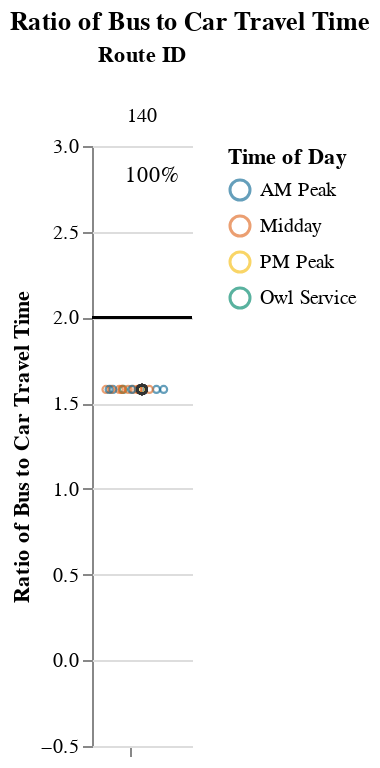
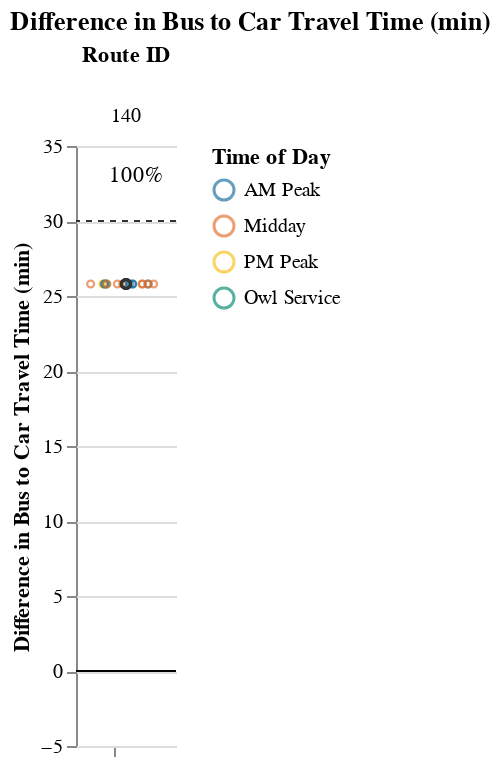

These figures' notebook cell, in order:
### Markdown cell above
### Medium Routes (1-1.5 hrs)

### Code cell
route_group = "medium"
try:
    display_charts_for_route_group(df, route_group)
except:
    print("No routes meet this criteria.")

### Figure 1 — Vega-Lite specification as saved in the notebook (floating-point values rounded to 4 significant figures)
{"config": {"view": {"continuousWidth": 400, "continuousHeight": 300, "stroke": null}, "facet": {"spacing": 0}}, "data": {"name": "data-ae5d03b84555dd7d5667ff965b2fc56e"}, "facet": {"column": {"field": "route_id", "sort": ["140"], "title": "Route ID", "type": "nominal"}}, "spec": {"layer": [{"mark": "rule", "encoding": {"color": {"value": "black"}, "y": {"field": "cutoff", "type": "quantitative"}}, "selection": {"selector001": {"type": "interval", "bind": "scales", "encodings": ["x", "y"]}}}, {"mark": {"type": "point", "opacity": 0.65, "size": 12, "strokeWidth": 1.1}, "encoding": {"color": {"field": "time_of_day", "scale": {"range": ["#136C97", "#E16B26", "#F6BF16", "#00896B", "#7790A3", "#5B559C"]}, "sort": ["AM Peak", "Midday", "PM Peak", "Owl Service"], "title": "Time of Day", "type": "nominal"}, "tooltip": [{"field": "route_id", "type": "nominal"}, {"field": "route_name", "type": "nominal"}, {"field": "trip_id", "type": "nominal"}, {"field": "service_hours", "type": "quantitative"}, {"field": "car_duration_hours", "type": "quantitative"}, {"field": "bus_multiplier", "type": "quantitative"}, {"field": "bus_difference", "type": "quantitative"}, {"field": "num_trips", "type": "quantitative"}, {"field": "num_competitive", "type": "quantitative"}, {"field": "pct_trips_competitive", "type": "quantitative"}, {"field": "p25", "type": "quantitative"}, {"field": "p50", "type": "quantitative"}, {"field": "p75", "type": "quantitative"}], "x": {"axis": {"grid": false, "labels": false, "ticks": true, "values": [0]}, "field": "jitter", "scale": {}, "title": null, "type": "quantitative"}, "y": {"field": "bus_multiplier", "scale": {"domain": [-0.25, 3.0]}, "title": "Ratio of Bus to Car Travel Time", "type": "quantitative"}}, "transform": [{"calculate": "sqrt(-2*log(random()))*cos(2*PI*random())", "as": "jitter"}], "width": 50}, {"layer": [{"mark": {"type": "point", "opacity": 0.6, "size": 20, "strokeWidth": 1.3}, "encoding": {"color": {"value": "#323434"}, "y": {"field": "bus_multiplier", "type": "quantitative"}}, "transform": [{"filter": "(datum.p50_trip === 1)"}]}, {"mark": {"type": "text", "align": "center", "baseline": "middle"}, "encoding": {"color": {"value": "black"}, "text": {"field": "pct_trips_competitive", "format": ".0%", "type": "quantitative"}, "tooltip": [{"field": "route_id", "type": "nominal"}, {"field": "route_name", "type": "nominal"}, {"field": "trip_id", "type": "nominal"}, {"field": "service_hours", "type": "quantitative"}, {"field": "car_duration_hours", "type": "quantitative"}, {"field": "bus_multiplier", "type": "quantitative"}, {"field": "bus_difference", "type": "quantitative"}, {"field": "num_trips", "type": "quantitative"}, {"field": "num_competitive", "type": "quantitative"}, {"field": "pct_trips_competitive", "type": "quantitative"}, {"field": "p25", "type": "quantitative"}, {"field": "p50", "type": "quantitative"}, {"field": "p75", "type": "quantitative"}], "x": {"value": 30}, "y": {"value": 15}}, "transform": [{"calculate": "sqrt(-2*log(random()))*cos(2*PI*random())", "as": "jitter"}, {"filter": "(datum.fastest_trip === 1)"}]}]}]}, "resolve": {"scale": {"y": "shared"}}, "title": "Ratio of Bus to Car Travel Time", "$schema": "https://vega.github.io/schema/vega-lite/v4.17.0.json", "datasets": {"data-ae5d03b84555dd7d5667ff965b2fc56e": [{"calitp_itp_id": 162, "trip_key": -7441048457027491372, "trip_id": "t_701154_b_486_tn_0", "shape_id": "p_2592", "route_id": "140", "service_hours": 1.17, "trip_first_departure_ts": 58500, "trip_last_arrival_ts": 62700, "departure_hour": 16, "time_of_day": "Midday", "p25": 1.17, "p50": 1.17, "p75": 1.17, "p50_trip": 1, "fastest_trip": 0, "car_duration_hours": 0.74, "competitive_route": 1, "bus_multiplier": 1.58, "bus_difference": 25.8, "num_trips": 18, "num_competitive": 18, "pct_trips_competitive": 1.0, "bus_difference_spread": 0.0, "route_group": "medium", "max_trip_hrs": 1.17, "max_trip_route_group": 1.17, "below_cutoff": 18, "pct_below_cutoff": 1.0, "name": "Lassen Transit Service Agency", "caltrans_district": "02 - Redding", "drmt_organization_name": null, "route_name": "Regional - Red Bluff, Los Molinos, Gerber", "cutoff2": 30, "cutoff": 2}, {"calitp_itp_id": 162, "trip_key": -6655135641420223528, "trip_id": "t_701159_b_486_tn_0", "shape_id": "p_2590", "route_id": "140", "service_hours": 1.17, "trip_first_departure_ts": 58500, "trip_last_arrival_ts": 62700, "departure_hour": 16, "time_of_day": "Midday", "p25": 1.17, "p50": 1.17, "p75": 1.17, "p50_trip": 1, "fastest_trip": 0, "car_duration_hours": 0.74, "competitive_route": 1, "bus_multiplier": 1.58, "bus_difference": 25.8, "num_trips": 18, "num_competitive": 18, "pct_trips_competitive": 1.0, "bus_difference_spread": 0.0, "route_group": "medium", "max_trip_hrs": 1.17, "max_trip_route_group": 1.17, "below_cutoff": 18, "pct_below_cutoff": 1.0, "name": "Lassen Transit Service Agency", "caltrans_district": "02 - Redding", "drmt_organization_name": null, "route_name": "Regional - Red Bluff, Los Molinos, Gerber", "cutoff2": 30, "cutoff": 2}, {"calitp_itp_id": 162, "trip_key": 163123633730246985, "trip_id": "t_43182_b_486_tn_0", "shape_id": "p_2590", "route_id": "140", "service_hours": 1.17, "trip_first_departure_ts": 27000, "trip_last_arrival_ts": 31200, "departure_hour": 7, "time_of_day": "AM Peak", "p25": 1.17, "p50": 1.17, "p75": 1.17, "p50_trip": 1, "fastest_trip": 0, "car_duration_hours": 0.74, "competitive_route": 1, "bus_multiplier": 1.58, "bus_difference": 25.8, "num_trips": 18, "num_competitive": 18, "pct_trips_competitive": 1.0, "bus_difference_spread": 0.0, "route_group": "medium", "max_trip_hrs": 1.17, "max_trip_route_group": 1.17, "below_cutoff": 18, "pct_below_cutoff": 1.0, "name": "Lassen Transit Service Agency", "caltrans_district": "02 - Redding", "drmt_organization_name": null, "route_name": "Regional - Red Bluff, Los Molinos, Gerber", "cutoff2": 30, "cutoff": 2}, {"calitp_itp_id": 162, "trip_key": -7451064904626647667, "trip_id": "t_65615_b_486_tn_0", "shape_id": "p_2590", "route_id": "140", "service_hours": 1.17, "trip_first_departure_ts": 35400, "trip_last_arrival_ts": 39600, "departure_hour": 9, "time_of_day": "AM Peak", "p25": 1.17, "p50": 1.17, "p75": 1.17, "p50_trip": 1, "fastest_trip": 0, "car_duration_hours": 0.74, "competitive_route": 1, "bus_multiplier": 1.58, "bus_difference": 25.8, "num_trips": 18, "num_competitive": 18, "pct_trips_competitive": 1.0, "bus_difference_spread": 0.0, "route_group": "medium", "max_trip_hrs": 1.17, "max_trip_route_group": 1.17, "below_cutoff": 18, "pct_below_cutoff": 1.0, "name": "Lassen Transit Service Agency", "caltrans_district": "02 - Redding", "drmt_organization_name": null, "route_name": "Regional - Red Bluff, Los Molinos, Gerber", "cutoff2": 30, "cutoff": 2}, {"calitp_itp_id": 162, "trip_key": -148586347677838749, "trip_id": "t_52898_b_486_tn_0", "shape_id": "p_2590", "route_id": "140", "service_hours": 1.17, "trip_first_departure_ts": 39600, "trip_last_arrival_ts": 43800, "departure_hour": 11, "time_of_day": "Midday", "p25": 1.17, "p50": 1.17, "p75": 1.17, "p50_trip": 1, "fastest_trip": 0, "car_duration_hours": 0.74, "competitive_route": 1, "bus_multiplier": 1.58, "bus_difference": 25.8, "num_trips": 18, "num_competitive": 18, "pct_trips_competitive": 1.0, "bus_difference_spread": 0.0, "route_group": "medium", "max_trip_hrs": 1.17, "max_trip_route_group": 1.17, "below_cutoff": 18, "pct_below_cutoff": 1.0, "name": "Lassen Transit Service Agency", "caltrans_district": "02 - Redding", "drmt_organization_name": null, "route_name": "Regional - Red Bluff, Los Molinos, Gerber", "cutoff2": 30, "cutoff": 2}, {"calitp_itp_id": 162, "trip_key": 5993577854083565528, "trip_id": "t_701152_b_486_tn_0", "shape_id": "p_2592", "route_id": "140", "service_hours": 1.17, "trip_first_departure_ts": 46800, "trip_last_arrival_ts": 51000, "departure_hour": 13, "time_of_day": "Midday", "p25": 1.17, "p50": 1.17, "p75": 1.17, "p50_trip": 1, "fastest_trip": 0, "car_duration_hours": 0.74, "competitive_route": 1, "bus_multiplier": 1.58, "bus_difference": 25.8, "num_trips": 18, "num_competitive": 18, "pct_trips_competitive": 1.0, "bus_difference_spread": 0.0, "route_group": "medium", "max_trip_hrs": 1.17, "max_trip_route_group": 1.17, "below_cutoff": 18, "pct_below_cutoff": 1.0, "name": "Lassen Transit Service Agency", "caltrans_district": "02 - Redding", "drmt_organization_name": null, "route_name": "Regional - Red Bluff, Los Molinos, Gerber", "cutoff2": 30, "cutoff": 2}, {"calitp_itp_id": 162, "trip_key": -6569951683780537501, "trip_id": "t_311_b_486_tn_0", "shape_id": "p_2590", "route_id": "140", "service_hours": 1.17, "trip_first_departure_ts": 22800, "trip_last_arrival_ts": 27000, "departure_hour": 6, "time_of_day": "Owl Service", "p25": 1.17, "p50": 1.17, "p75": 1.17, "p50_trip": 1, "fastest_trip": 0, "car_duration_hours": 0.74, "competitive_route": 1, "bus_multiplier": 1.58, "bus_difference": 25.8, "num_trips": 18, "num_competitive": 18, "pct_trips_competitive": 1.0, "bus_difference_spread": 0.0, "route_group": "medium", "max_trip_hrs": 1.17, "max_trip_route_group": 1.17, "below_cutoff": 18, "pct_below_cutoff": 1.0, "name": "Lassen Transit Service Agency", "caltrans_district": "02 - Redding", "drmt_organization_name": null, "route_name": "Regional - Red Bluff, Los Molinos, Gerber", "cutoff2": 30, "cutoff": 2}, {"calitp_itp_id": 162, "trip_key": -427625975056153156, "trip_id": "t_701155_b_486_tn_0", "shape_id": "p_2592", "route_id": "140", "service_hours": 1.17, "trip_first_departure_ts": 63000, "trip_last_arrival_ts": 67200, "departure_hour": 17, "time_of_day": "PM Peak", "p25": 1.17, "p50": 1.17, "p75": 1.17, "p50_trip": 1, "fastest_trip": 1, "car_duration_hours": 0.74, "competitive_route": 1, "bus_multiplier": 1.58, "bus_difference": 25.8, "num_trips": 18, "num_competitive": 18, "pct_trips_competitive": 1.0, "bus_difference_spread": 0.0, "route_group": "medium", "max_trip_hrs": 1.17, "max_trip_route_group": 1.17, "below_cutoff": 18, "pct_below_cutoff": 1.0, "name": "Lassen Transit Service Agency", "caltrans_district": "02 - Redding", "drmt_organization_name": null, "route_name": "Regional - Red Bluff, Los Molinos, Gerber", "cutoff2": 30, "cutoff": 2}, {"calitp_itp_id": 162, "trip_key": -5321235718658546117, "trip_id": "t_701147_b_486_tn_0", "shape_id": "p_2592", "route_id": "140", "service_hours": 1.17, "trip_first_departure_ts": 25800, "trip_last_arrival_ts": 30000, "departure_hour": 7, "time_of_day": "AM Peak", "p25": 1.17, "p50": 1.17, "p75": 1.17, "p50_trip": 1, "fastest_trip": 0, "car_duration_hours": 0.74, "competitive_route": 1, "bus_multiplier": 1.58, "bus_difference": 25.8, "num_trips": 18, "num_competitive": 18, "pct_trips_competitive": 1.0, "bus_difference_spread": 0.0, "route_group": "medium", "max_trip_hrs": 1.17, "max_trip_route_group": 1.17, "below_cutoff": 18, "pct_below_cutoff": 1.0, "name": "Lassen Transit Service Agency", "caltrans_district": "02 - Redding", "drmt_organization_name": null, "route_name": "Regional - Red Bluff, Los Molinos, Gerber", "cutoff2": 30, "cutoff": 2}, {"calitp_itp_id": 162, "trip_key": -638598821765185066, "trip_id": "t_701158_b_486_tn_0", "shape_id": "p_2590", "route_id": "140", "service_hours": 1.17, "trip_first_departure_ts": 54000, "trip_last_arrival_ts": 58200, "departure_hour": 15, "time_of_day": "Midday", "p25": 1.17, "p50": 1.17, "p75": 1.17, "p50_trip": 1, "fastest_trip": 0, "car_duration_hours": 0.74, "competitive_route": 1, "bus_multiplier": 1.58, "bus_difference": 25.8, "num_trips": 18, "num_competitive": 18, "pct_trips_competitive": 1.0, "bus_difference_spread": 0.0, "route_group": "medium", "max_trip_hrs": 1.17, "max_trip_route_group": 1.17, "below_cutoff": 18, "pct_below_cutoff": 1.0, "name": "Lassen Transit Service Agency", "caltrans_district": "02 - Redding", "drmt_organization_name": null, "route_name": "Regional - Red Bluff, Los Molinos, Gerber", "cutoff2": 30, "cutoff": 2}, {"calitp_itp_id": 162, "trip_key": 7377396138524665953, "trip_id": "t_701156_b_486_tn_0", "shape_id": "p_2590", "route_id": "140", "service_hours": 1.17, "trip_first_departure_ts": 43800, "trip_last_arrival_ts": 48000, "departure_hour": 12, "time_of_day": "Midday", "p25": 1.17, "p50": 1.17, "p75": 1.17, "p50_trip": 1, "fastest_trip": 0, "car_duration_hours": 0.74, "competitive_route": 1, "bus_multiplier": 1.58, "bus_difference": 25.8, "num_trips": 18, "num_competitive": 18, "pct_trips_competitive": 1.0, "bus_difference_spread": 0.0, "route_group": "medium", "max_trip_hrs": 1.17, "max_trip_route_group": 1.17, "below_cutoff": 18, "pct_below_cutoff": 1.0, "name": "Lassen Transit Service Agency", "caltrans_district": "02 - Redding", "drmt_organization_name": null, "route_name": "Regional - Red Bluff, Los Molinos, Gerber", "cutoff2": 30, "cutoff": 2}, {"calitp_itp_id": 162, "trip_key": -1528307077484583669, "trip_id": "t_701150_b_486_tn_0", "shape_id": "p_2592", "route_id": "140", "service_hours": 1.17, "trip_first_departure_ts": 38400, "trip_last_arrival_ts": 42600, "departure_hour": 10, "time_of_day": "Midday", "p25": 1.17, "p50": 1.17, "p75": 1.17, "p50_trip": 1, "fastest_trip": 0, "car_duration_hours": 0.74, "competitive_route": 1, "bus_multiplier": 1.58, "bus_difference": 25.8, "num_trips": 18, "num_competitive": 18, "pct_trips_competitive": 1.0, "bus_difference_spread": 0.0, "route_group": "medium", "max_trip_hrs": 1.17, "max_trip_route_group": 1.17, "below_cutoff": 18, "pct_below_cutoff": 1.0, "name": "Lassen Transit Service Agency", "caltrans_district": "02 - Redding", "drmt_organization_name": null, "route_name": "Regional - Red Bluff, Los Molinos, Gerber", "cutoff2": 30, "cutoff": 2}, {"calitp_itp_id": 162, "trip_key": 360758471734951794, "trip_id": "t_41753_b_486_tn_0", "shape_id": "p_2590", "route_id": "140", "service_hours": 1.17, "trip_first_departure_ts": 31200, "trip_last_arrival_ts": 35400, "departure_hour": 8, "time_of_day": "AM Peak", "p25": 1.17, "p50": 1.17, "p75": 1.17, "p50_trip": 1, "fastest_trip": 0, "car_duration_hours": 0.74, "competitive_route": 1, "bus_multiplier": 1.58, "bus_difference": 25.8, "num_trips": 18, "num_competitive": 18, "pct_trips_competitive": 1.0, "bus_difference_spread": 0.0, "route_group": "medium", "max_trip_hrs": 1.17, "max_trip_route_group": 1.17, "below_cutoff": 18, "pct_below_cutoff": 1.0, "name": "Lassen Transit Service Agency", "caltrans_district": "02 - Redding", "drmt_organization_name": null, "route_name": "Regional - Red Bluff, Los Molinos, Gerber", "cutoff2": 30, "cutoff": 2}, {"calitp_itp_id": 162, "trip_key": 7527485283245288471, "trip_id": "t_701151_b_486_tn_0", "shape_id": "p_2592", "route_id": "140", "service_hours": 1.17, "trip_first_departure_ts": 42600, "trip_last_arrival_ts": 46800, "departure_hour": 11, "time_of_day": "Midday", "p25": 1.17, "p50": 1.17, "p75": 1.17, "p50_trip": 1, "fastest_trip": 0, "car_duration_hours": 0.74, "competitive_route": 1, "bus_multiplier": 1.58, "bus_difference": 25.8, "num_trips": 18, "num_competitive": 18, "pct_trips_competitive": 1.0, "bus_difference_spread": 0.0, "route_group": "medium", "max_trip_hrs": 1.17, "max_trip_route_group": 1.17, "below_cutoff": 18, "pct_below_cutoff": 1.0, "name": "Lassen Transit Service Agency", "caltrans_district": "02 - Redding", "drmt_organization_name": null, "route_name": "Regional - Red Bluff, Los Molinos, Gerber", "cutoff2": 30, "cutoff": 2}, {"calitp_itp_id": 162, "trip_key": -3498275413812165012, "trip_id": "t_701153_b_486_tn_0", "shape_id": "p_2592", "route_id": "140", "service_hours": 1.17, "trip_first_departure_ts": 54000, "trip_last_arrival_ts": 58200, "departure_hour": 15, "time_of_day": "Midday", "p25": 1.17, "p50": 1.17, "p75": 1.17, "p50_trip": 1, "fastest_trip": 0, "car_duration_hours": 0.74, "competitive_route": 1, "bus_multiplier": 1.58, "bus_difference": 25.8, "num_trips": 18, "num_competitive": 18, "pct_trips_competitive": 1.0, "bus_difference_spread": 0.0, "route_group": "medium", "max_trip_hrs": 1.17, "max_trip_route_group": 1.17, "below_cutoff": 18, "pct_below_cutoff": 1.0, "name": "Lassen Transit Service Agency", "caltrans_district": "02 - Redding", "drmt_organization_name": null, "route_name": "Regional - Red Bluff, Los Molinos, Gerber", "cutoff2": 30, "cutoff": 2}, {"calitp_itp_id": 162, "trip_key": 6834665469824712221, "trip_id": "t_701157_b_486_tn_0", "shape_id": "p_2590", "route_id": "140", "service_hours": 1.17, "trip_first_departure_ts": 48000, "trip_last_arrival_ts": 52200, "departure_hour": 13, "time_of_day": "Midday", "p25": 1.17, "p50": 1.17, "p75": 1.17, "p50_trip": 1, "fastest_trip": 0, "car_duration_hours": 0.74, "competitive_route": 1, "bus_multiplier": 1.58, "bus_difference": 25.8, "num_trips": 18, "num_competitive": 18, "pct_trips_competitive": 1.0, "bus_difference_spread": 0.0, "route_group": "medium", "max_trip_hrs": 1.17, "max_trip_route_group": 1.17, "below_cutoff": 18, "pct_below_cutoff": 1.0, "name": "Lassen Transit Service Agency", "caltrans_district": "02 - Redding", "drmt_organization_name": null, "route_name": "Regional - Red Bluff, Los Molinos, Gerber", "cutoff2": 30, "cutoff": 2}, {"calitp_itp_id": 162, "trip_key": -717575847019719905, "trip_id": "t_701149_b_486_tn_0", "shape_id": "p_2592", "route_id": "140", "service_hours": 1.17, "trip_first_departure_ts": 34200, "trip_last_arrival_ts": 38400, "departure_hour": 9, "time_of_day": "AM Peak", "p25": 1.17, "p50": 1.17, "p75": 1.17, "p50_trip": 1, "fastest_trip": 0, "car_duration_hours": 0.74, "competitive_route": 1, "bus_multiplier": 1.58, "bus_difference": 25.8, "num_trips": 18, "num_competitive": 18, "pct_trips_competitive": 1.0, "bus_difference_spread": 0.0, "route_group": "medium", "max_trip_hrs": 1.17, "max_trip_route_group": 1.17, "below_cutoff": 18, "pct_below_cutoff": 1.0, "name": "Lassen Transit Service Agency", "caltrans_district": "02 - Redding", "drmt_organization_name": null, "route_name": "Regional - Red Bluff, Los Molinos, Gerber", "cutoff2": 30, "cutoff": 2}, {"calitp_itp_id": 162, "trip_key": -735780190084402498, "trip_id": "t_701148_b_486_tn_0", "shape_id": "p_2592", "route_id": "140", "service_hours": 1.17, "trip_first_departure_ts": 30000, "trip_last_arrival_ts": 34200, "departure_hour": 8, "time_of_day": "AM Peak", "p25": 1.17, "p50": 1.17, "p75": 1.17, "p50_trip": 1, "fastest_trip": 0, "car_duration_hours": 0.74, "competitive_route": 1, "bus_multiplier": 1.58, "bus_difference": 25.8, "num_trips": 18, "num_competitive": 18, "pct_trips_competitive": 1.0, "bus_difference_spread": 0.0, "route_group": "medium", "max_trip_hrs": 1.17, "max_trip_route_group": 1.17, "below_cutoff": 18, "pct_below_cutoff": 1.0, "name": "Lassen Transit Service Agency", "caltrans_district": "02 - Redding", "drmt_organization_name": null, "route_name": "Regional - Red Bluff, Los Molinos, Gerber", "cutoff2": 30, "cutoff": 2}]}}

### Figure 2 — Vega-Lite specification as saved in the notebook (floating-point values rounded to 4 significant figures)
{"config": {"view": {"continuousWidth": 400, "continuousHeight": 300, "stroke": null}, "facet": {"spacing": 0}}, "data": {"name": "data-7ca6c6e1e953f40ad91609ac03024732"}, "facet": {"column": {"field": "route_id", "sort": ["140"], "title": "Route ID", "type": "nominal"}}, "spec": {"layer": [{"mark": "rule", "encoding": {"color": {"value": "black"}, "y": {"field": "cutoff", "type": "quantitative"}}, "selection": {"selector002": {"type": "interval", "bind": "scales", "encodings": ["x", "y"]}}}, {"mark": {"type": "rule", "strokeDash": [3, 3]}, "encoding": {"color": {"value": "#323434"}, "y": {"field": "cutoff2", "type": "quantitative"}}}, {"mark": {"type": "point", "opacity": 0.65, "size": 12, "strokeWidth": 1.1}, "encoding": {"color": {"field": "time_of_day", "scale": {"range": ["#136C97", "#E16B26", "#F6BF16", "#00896B", "#7790A3", "#5B559C"]}, "sort": ["AM Peak", "Midday", "PM Peak", "Owl Service"], "title": "Time of Day", "type": "nominal"}, "tooltip": [{"field": "route_id", "type": "nominal"}, {"field": "route_name", "type": "nominal"}, {"field": "trip_id", "type": "nominal"}, {"field": "service_hours", "type": "quantitative"}, {"field": "car_duration_hours", "type": "quantitative"}, {"field": "bus_multiplier", "type": "quantitative"}, {"field": "bus_difference", "type": "quantitative"}, {"field": "num_trips", "type": "quantitative"}, {"field": "num_competitive", "type": "quantitative"}, {"field": "pct_trips_competitive", "type": "quantitative"}, {"field": "p25", "type": "quantitative"}, {"field": "p50", "type": "quantitative"}, {"field": "p75", "type": "quantitative"}], "x": {"axis": {"grid": false, "labels": false, "ticks": true, "values": [0]}, "field": "jitter", "scale": {}, "title": null, "type": "quantitative"}, "y": {"field": "bus_difference", "scale": {"domain": [-5, 35.0]}, "title": "Difference in Bus to Car Travel Time (min)", "type": "quantitative"}}, "transform": [{"calculate": "sqrt(-2*log(random()))*cos(2*PI*random())", "as": "jitter"}], "width": 50}, {"layer": [{"mark": {"type": "point", "opacity": 0.6, "size": 20, "strokeWidth": 1.3}, "encoding": {"color": {"value": "#323434"}, "y": {"field": "bus_difference", "type": "quantitative"}}, "transform": [{"filter": "(datum.p50_trip === 1)"}]}, {"mark": {"type": "text", "align": "center", "baseline": "middle"}, "encoding": {"color": {"value": "black"}, "text": {"field": "pct_trips_competitive", "format": ".0%", "type": "quantitative"}, "tooltip": [{"field": "route_id", "type": "nominal"}, {"field": "route_name", "type": "nominal"}, {"field": "trip_id", "type": "nominal"}, {"field": "service_hours", "type": "quantitative"}, {"field": "car_duration_hours", "type": "quantitative"}, {"field": "bus_multiplier", "type": "quantitative"}, {"field": "bus_difference", "type": "quantitative"}, {"field": "num_trips", "type": "quantitative"}, {"field": "num_competitive", "type": "quantitative"}, {"field": "pct_trips_competitive", "type": "quantitative"}, {"field": "p25", "type": "quantitative"}, {"field": "p50", "type": "quantitative"}, {"field": "p75", "type": "quantitative"}], "x": {"value": 30}, "y": {"value": 15}}, "transform": [{"calculate": "sqrt(-2*log(random()))*cos(2*PI*random())", "as": "jitter"}, {"filter": "(datum.fastest_trip === 1)"}]}]}]}, "resolve": {"scale": {"y": "shared"}}, "title": "Difference in Bus to Car Travel Time (min)", "$schema": "https://vega.github.io/schema/vega-lite/v4.17.0.json", "datasets": {"data-7ca6c6e1e953f40ad91609ac03024732": [{"calitp_itp_id": 162, "trip_key": -7441048457027491372, "trip_id": "t_701154_b_486_tn_0", "shape_id": "p_2592", "route_id": "140", "service_hours": 1.17, "trip_first_departure_ts": 58500, "trip_last_arrival_ts": 62700, "departure_hour": 16, "time_of_day": "Midday", "p25": 1.17, "p50": 1.17, "p75": 1.17, "p50_trip": 1, "fastest_trip": 0, "car_duration_hours": 0.74, "competitive_route": 1, "bus_multiplier": 1.58, "bus_difference": 25.8, "num_trips": 18, "num_competitive": 18, "pct_trips_competitive": 1.0, "bus_difference_spread": 0.0, "route_group": "medium", "max_trip_hrs": 1.17, "max_trip_route_group": 1.17, "below_cutoff": 18, "pct_below_cutoff": 1.0, "name": "Lassen Transit Service Agency", "caltrans_district": "02 - Redding", "drmt_organization_name": null, "route_name": "Regional - Red Bluff, Los Molinos, Gerber", "cutoff2": 30, "cutoff": 0}, {"calitp_itp_id": 162, "trip_key": -6655135641420223528, "trip_id": "t_701159_b_486_tn_0", "shape_id": "p_2590", "route_id": "140", "service_hours": 1.17, "trip_first_departure_ts": 58500, "trip_last_arrival_ts": 62700, "departure_hour": 16, "time_of_day": "Midday", "p25": 1.17, "p50": 1.17, "p75": 1.17, "p50_trip": 1, "fastest_trip": 0, "car_duration_hours": 0.74, "competitive_route": 1, "bus_multiplier": 1.58, "bus_difference": 25.8, "num_trips": 18, "num_competitive": 18, "pct_trips_competitive": 1.0, "bus_difference_spread": 0.0, "route_group": "medium", "max_trip_hrs": 1.17, "max_trip_route_group": 1.17, "below_cutoff": 18, "pct_below_cutoff": 1.0, "name": "Lassen Transit Service Agency", "caltrans_district": "02 - Redding", "drmt_organization_name": null, "route_name": "Regional - Red Bluff, Los Molinos, Gerber", "cutoff2": 30, "cutoff": 0}, {"calitp_itp_id": 162, "trip_key": 163123633730246985, "trip_id": "t_43182_b_486_tn_0", "shape_id": "p_2590", "route_id": "140", "service_hours": 1.17, "trip_first_departure_ts": 27000, "trip_last_arrival_ts": 31200, "departure_hour": 7, "time_of_day": "AM Peak", "p25": 1.17, "p50": 1.17, "p75": 1.17, "p50_trip": 1, "fastest_trip": 0, "car_duration_hours": 0.74, "competitive_route": 1, "bus_multiplier": 1.58, "bus_difference": 25.8, "num_trips": 18, "num_competitive": 18, "pct_trips_competitive": 1.0, "bus_difference_spread": 0.0, "route_group": "medium", "max_trip_hrs": 1.17, "max_trip_route_group": 1.17, "below_cutoff": 18, "pct_below_cutoff": 1.0, "name": "Lassen Transit Service Agency", "caltrans_district": "02 - Redding", "drmt_organization_name": null, "route_name": "Regional - Red Bluff, Los Molinos, Gerber", "cutoff2": 30, "cutoff": 0}, {"calitp_itp_id": 162, "trip_key": -7451064904626647667, "trip_id": "t_65615_b_486_tn_0", "shape_id": "p_2590", "route_id": "140", "service_hours": 1.17, "trip_first_departure_ts": 35400, "trip_last_arrival_ts": 39600, "departure_hour": 9, "time_of_day": "AM Peak", "p25": 1.17, "p50": 1.17, "p75": 1.17, "p50_trip": 1, "fastest_trip": 0, "car_duration_hours": 0.74, "competitive_route": 1, "bus_multiplier": 1.58, "bus_difference": 25.8, "num_trips": 18, "num_competitive": 18, "pct_trips_competitive": 1.0, "bus_difference_spread": 0.0, "route_group": "medium", "max_trip_hrs": 1.17, "max_trip_route_group": 1.17, "below_cutoff": 18, "pct_below_cutoff": 1.0, "name": "Lassen Transit Service Agency", "caltrans_district": "02 - Redding", "drmt_organization_name": null, "route_name": "Regional - Red Bluff, Los Molinos, Gerber", "cutoff2": 30, "cutoff": 0}, {"calitp_itp_id": 162, "trip_key": -148586347677838749, "trip_id": "t_52898_b_486_tn_0", "shape_id": "p_2590", "route_id": "140", "service_hours": 1.17, "trip_first_departure_ts": 39600, "trip_last_arrival_ts": 43800, "departure_hour": 11, "time_of_day": "Midday", "p25": 1.17, "p50": 1.17, "p75": 1.17, "p50_trip": 1, "fastest_trip": 0, "car_duration_hours": 0.74, "competitive_route": 1, "bus_multiplier": 1.58, "bus_difference": 25.8, "num_trips": 18, "num_competitive": 18, "pct_trips_competitive": 1.0, "bus_difference_spread": 0.0, "route_group": "medium", "max_trip_hrs": 1.17, "max_trip_route_group": 1.17, "below_cutoff": 18, "pct_below_cutoff": 1.0, "name": "Lassen Transit Service Agency", "caltrans_district": "02 - Redding", "drmt_organization_name": null, "route_name": "Regional - Red Bluff, Los Molinos, Gerber", "cutoff2": 30, "cutoff": 0}, {"calitp_itp_id": 162, "trip_key": 5993577854083565528, "trip_id": "t_701152_b_486_tn_0", "shape_id": "p_2592", "route_id": "140", "service_hours": 1.17, "trip_first_departure_ts": 46800, "trip_last_arrival_ts": 51000, "departure_hour": 13, "time_of_day": "Midday", "p25": 1.17, "p50": 1.17, "p75": 1.17, "p50_trip": 1, "fastest_trip": 0, "car_duration_hours": 0.74, "competitive_route": 1, "bus_multiplier": 1.58, "bus_difference": 25.8, "num_trips": 18, "num_competitive": 18, "pct_trips_competitive": 1.0, "bus_difference_spread": 0.0, "route_group": "medium", "max_trip_hrs": 1.17, "max_trip_route_group": 1.17, "below_cutoff": 18, "pct_below_cutoff": 1.0, "name": "Lassen Transit Service Agency", "caltrans_district": "02 - Redding", "drmt_organization_name": null, "route_name": "Regional - Red Bluff, Los Molinos, Gerber", "cutoff2": 30, "cutoff": 0}, {"calitp_itp_id": 162, "trip_key": -6569951683780537501, "trip_id": "t_311_b_486_tn_0", "shape_id": "p_2590", "route_id": "140", "service_hours": 1.17, "trip_first_departure_ts": 22800, "trip_last_arrival_ts": 27000, "departure_hour": 6, "time_of_day": "Owl Service", "p25": 1.17, "p50": 1.17, "p75": 1.17, "p50_trip": 1, "fastest_trip": 0, "car_duration_hours": 0.74, "competitive_route": 1, "bus_multiplier": 1.58, "bus_difference": 25.8, "num_trips": 18, "num_competitive": 18, "pct_trips_competitive": 1.0, "bus_difference_spread": 0.0, "route_group": "medium", "max_trip_hrs": 1.17, "max_trip_route_group": 1.17, "below_cutoff": 18, "pct_below_cutoff": 1.0, "name": "Lassen Transit Service Agency", "caltrans_district": "02 - Redding", "drmt_organization_name": null, "route_name": "Regional - Red Bluff, Los Molinos, Gerber", "cutoff2": 30, "cutoff": 0}, {"calitp_itp_id": 162, "trip_key": -427625975056153156, "trip_id": "t_701155_b_486_tn_0", "shape_id": "p_2592", "route_id": "140", "service_hours": 1.17, "trip_first_departure_ts": 63000, "trip_last_arrival_ts": 67200, "departure_hour": 17, "time_of_day": "PM Peak", "p25": 1.17, "p50": 1.17, "p75": 1.17, "p50_trip": 1, "fastest_trip": 1, "car_duration_hours": 0.74, "competitive_route": 1, "bus_multiplier": 1.58, "bus_difference": 25.8, "num_trips": 18, "num_competitive": 18, "pct_trips_competitive": 1.0, "bus_difference_spread": 0.0, "route_group": "medium", "max_trip_hrs": 1.17, "max_trip_route_group": 1.17, "below_cutoff": 18, "pct_below_cutoff": 1.0, "name": "Lassen Transit Service Agency", "caltrans_district": "02 - Redding", "drmt_organization_name": null, "route_name": "Regional - Red Bluff, Los Molinos, Gerber", "cutoff2": 30, "cutoff": 0}, {"calitp_itp_id": 162, "trip_key": -5321235718658546117, "trip_id": "t_701147_b_486_tn_0", "shape_id": "p_2592", "route_id": "140", "service_hours": 1.17, "trip_first_departure_ts": 25800, "trip_last_arrival_ts": 30000, "departure_hour": 7, "time_of_day": "AM Peak", "p25": 1.17, "p50": 1.17, "p75": 1.17, "p50_trip": 1, "fastest_trip": 0, "car_duration_hours": 0.74, "competitive_route": 1, "bus_multiplier": 1.58, "bus_difference": 25.8, "num_trips": 18, "num_competitive": 18, "pct_trips_competitive": 1.0, "bus_difference_spread": 0.0, "route_group": "medium", "max_trip_hrs": 1.17, "max_trip_route_group": 1.17, "below_cutoff": 18, "pct_below_cutoff": 1.0, "name": "Lassen Transit Service Agency", "caltrans_district": "02 - Redding", "drmt_organization_name": null, "route_name": "Regional - Red Bluff, Los Molinos, Gerber", "cutoff2": 30, "cutoff": 0}, {"calitp_itp_id": 162, "trip_key": -638598821765185066, "trip_id": "t_701158_b_486_tn_0", "shape_id": "p_2590", "route_id": "140", "service_hours": 1.17, "trip_first_departure_ts": 54000, "trip_last_arrival_ts": 58200, "departure_hour": 15, "time_of_day": "Midday", "p25": 1.17, "p50": 1.17, "p75": 1.17, "p50_trip": 1, "fastest_trip": 0, "car_duration_hours": 0.74, "competitive_route": 1, "bus_multiplier": 1.58, "bus_difference": 25.8, "num_trips": 18, "num_competitive": 18, "pct_trips_competitive": 1.0, "bus_difference_spread": 0.0, "route_group": "medium", "max_trip_hrs": 1.17, "max_trip_route_group": 1.17, "below_cutoff": 18, "pct_below_cutoff": 1.0, "name": "Lassen Transit Service Agency", "caltrans_district": "02 - Redding", "drmt_organization_name": null, "route_name": "Regional - Red Bluff, Los Molinos, Gerber", "cutoff2": 30, "cutoff": 0}, {"calitp_itp_id": 162, "trip_key": 7377396138524665953, "trip_id": "t_701156_b_486_tn_0", "shape_id": "p_2590", "route_id": "140", "service_hours": 1.17, "trip_first_departure_ts": 43800, "trip_last_arrival_ts": 48000, "departure_hour": 12, "time_of_day": "Midday", "p25": 1.17, "p50": 1.17, "p75": 1.17, "p50_trip": 1, "fastest_trip": 0, "car_duration_hours": 0.74, "competitive_route": 1, "bus_multiplier": 1.58, "bus_difference": 25.8, "num_trips": 18, "num_competitive": 18, "pct_trips_competitive": 1.0, "bus_difference_spread": 0.0, "route_group": "medium", "max_trip_hrs": 1.17, "max_trip_route_group": 1.17, "below_cutoff": 18, "pct_below_cutoff": 1.0, "name": "Lassen Transit Service Agency", "caltrans_district": "02 - Redding", "drmt_organization_name": null, "route_name": "Regional - Red Bluff, Los Molinos, Gerber", "cutoff2": 30, "cutoff": 0}, {"calitp_itp_id": 162, "trip_key": -1528307077484583669, "trip_id": "t_701150_b_486_tn_0", "shape_id": "p_2592", "route_id": "140", "service_hours": 1.17, "trip_first_departure_ts": 38400, "trip_last_arrival_ts": 42600, "departure_hour": 10, "time_of_day": "Midday", "p25": 1.17, "p50": 1.17, "p75": 1.17, "p50_trip": 1, "fastest_trip": 0, "car_duration_hours": 0.74, "competitive_route": 1, "bus_multiplier": 1.58, "bus_difference": 25.8, "num_trips": 18, "num_competitive": 18, "pct_trips_competitive": 1.0, "bus_difference_spread": 0.0, "route_group": "medium", "max_trip_hrs": 1.17, "max_trip_route_group": 1.17, "below_cutoff": 18, "pct_below_cutoff": 1.0, "name": "Lassen Transit Service Agency", "caltrans_district": "02 - Redding", "drmt_organization_name": null, "route_name": "Regional - Red Bluff, Los Molinos, Gerber", "cutoff2": 30, "cutoff": 0}, {"calitp_itp_id": 162, "trip_key": 360758471734951794, "trip_id": "t_41753_b_486_tn_0", "shape_id": "p_2590", "route_id": "140", "service_hours": 1.17, "trip_first_departure_ts": 31200, "trip_last_arrival_ts": 35400, "departure_hour": 8, "time_of_day": "AM Peak", "p25": 1.17, "p50": 1.17, "p75": 1.17, "p50_trip": 1, "fastest_trip": 0, "car_duration_hours": 0.74, "competitive_route": 1, "bus_multiplier": 1.58, "bus_difference": 25.8, "num_trips": 18, "num_competitive": 18, "pct_trips_competitive": 1.0, "bus_difference_spread": 0.0, "route_group": "medium", "max_trip_hrs": 1.17, "max_trip_route_group": 1.17, "below_cutoff": 18, "pct_below_cutoff": 1.0, "name": "Lassen Transit Service Agency", "caltrans_district": "02 - Redding", "drmt_organization_name": null, "route_name": "Regional - Red Bluff, Los Molinos, Gerber", "cutoff2": 30, "cutoff": 0}, {"calitp_itp_id": 162, "trip_key": 7527485283245288471, "trip_id": "t_701151_b_486_tn_0", "shape_id": "p_2592", "route_id": "140", "service_hours": 1.17, "trip_first_departure_ts": 42600, "trip_last_arrival_ts": 46800, "departure_hour": 11, "time_of_day": "Midday", "p25": 1.17, "p50": 1.17, "p75": 1.17, "p50_trip": 1, "fastest_trip": 0, "car_duration_hours": 0.74, "competitive_route": 1, "bus_multiplier": 1.58, "bus_difference": 25.8, "num_trips": 18, "num_competitive": 18, "pct_trips_competitive": 1.0, "bus_difference_spread": 0.0, "route_group": "medium", "max_trip_hrs": 1.17, "max_trip_route_group": 1.17, "below_cutoff": 18, "pct_below_cutoff": 1.0, "name": "Lassen Transit Service Agency", "caltrans_district": "02 - Redding", "drmt_organization_name": null, "route_name": "Regional - Red Bluff, Los Molinos, Gerber", "cutoff2": 30, "cutoff": 0}, {"calitp_itp_id": 162, "trip_key": -3498275413812165012, "trip_id": "t_701153_b_486_tn_0", "shape_id": "p_2592", "route_id": "140", "service_hours": 1.17, "trip_first_departure_ts": 54000, "trip_last_arrival_ts": 58200, "departure_hour": 15, "time_of_day": "Midday", "p25": 1.17, "p50": 1.17, "p75": 1.17, "p50_trip": 1, "fastest_trip": 0, "car_duration_hours": 0.74, "competitive_route": 1, "bus_multiplier": 1.58, "bus_difference": 25.8, "num_trips": 18, "num_competitive": 18, "pct_trips_competitive": 1.0, "bus_difference_spread": 0.0, "route_group": "medium", "max_trip_hrs": 1.17, "max_trip_route_group": 1.17, "below_cutoff": 18, "pct_below_cutoff": 1.0, "name": "Lassen Transit Service Agency", "caltrans_district": "02 - Redding", "drmt_organization_name": null, "route_name": "Regional - Red Bluff, Los Molinos, Gerber", "cutoff2": 30, "cutoff": 0}, {"calitp_itp_id": 162, "trip_key": 6834665469824712221, "trip_id": "t_701157_b_486_tn_0", "shape_id": "p_2590", "route_id": "140", "service_hours": 1.17, "trip_first_departure_ts": 48000, "trip_last_arrival_ts": 52200, "departure_hour": 13, "time_of_day": "Midday", "p25": 1.17, "p50": 1.17, "p75": 1.17, "p50_trip": 1, "fastest_trip": 0, "car_duration_hours": 0.74, "competitive_route": 1, "bus_multiplier": 1.58, "bus_difference": 25.8, "num_trips": 18, "num_competitive": 18, "pct_trips_competitive": 1.0, "bus_difference_spread": 0.0, "route_group": "medium", "max_trip_hrs": 1.17, "max_trip_route_group": 1.17, "below_cutoff": 18, "pct_below_cutoff": 1.0, "name": "Lassen Transit Service Agency", "caltrans_district": "02 - Redding", "drmt_organization_name": null, "route_name": "Regional - Red Bluff, Los Molinos, Gerber", "cutoff2": 30, "cutoff": 0}, {"calitp_itp_id": 162, "trip_key": -717575847019719905, "trip_id": "t_701149_b_486_tn_0", "shape_id": "p_2592", "route_id": "140", "service_hours": 1.17, "trip_first_departure_ts": 34200, "trip_last_arrival_ts": 38400, "departure_hour": 9, "time_of_day": "AM Peak", "p25": 1.17, "p50": 1.17, "p75": 1.17, "p50_trip": 1, "fastest_trip": 0, "car_duration_hours": 0.74, "competitive_route": 1, "bus_multiplier": 1.58, "bus_difference": 25.8, "num_trips": 18, "num_competitive": 18, "pct_trips_competitive": 1.0, "bus_difference_spread": 0.0, "route_group": "medium", "max_trip_hrs": 1.17, "max_trip_route_group": 1.17, "below_cutoff": 18, "pct_below_cutoff": 1.0, "name": "Lassen Transit Service Agency", "caltrans_district": "02 - Redding", "drmt_organization_name": null, "route_name": "Regional - Red Bluff, Los Molinos, Gerber", "cutoff2": 30, "cutoff": 0}, {"calitp_itp_id": 162, "trip_key": -735780190084402498, "trip_id": "t_701148_b_486_tn_0", "shape_id": "p_2592", "route_id": "140", "service_hours": 1.17, "trip_first_departure_ts": 30000, "trip_last_arrival_ts": 34200, "departure_hour": 8, "time_of_day": "AM Peak", "p25": 1.17, "p50": 1.17, "p75": 1.17, "p50_trip": 1, "fastest_trip": 0, "car_duration_hours": 0.74, "competitive_route": 1, "bus_multiplier": 1.58, "bus_difference": 25.8, "num_trips": 18, "num_competitive": 18, "pct_trips_competitive": 1.0, "bus_difference_spread": 0.0, "route_group": "medium", "max_trip_hrs": 1.17, "max_trip_route_group": 1.17, "below_cutoff": 18, "pct_below_cutoff": 1.0, "name": "Lassen Transit Service Agency", "caltrans_district": "02 - Redding", "drmt_organization_name": null, "route_name": "Regional - Red Bluff, Los Molinos, Gerber", "cutoff2": 30, "cutoff": 0}]}}
